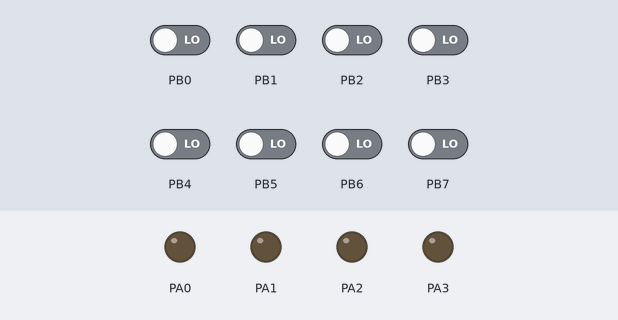
The program below on a simulated ATmega32, built with avr-gcc and emulated at 1 MHz. Parts: output pins drawn as LEDs (lit = HIGH). Dashed ring = blinking. The test bench sets the inputs (shaded band); at power-on: PB0–7 LOW.

Above: at 1.2 s.
1.3 s: PB3 driven HIGH
At 2.2 s:
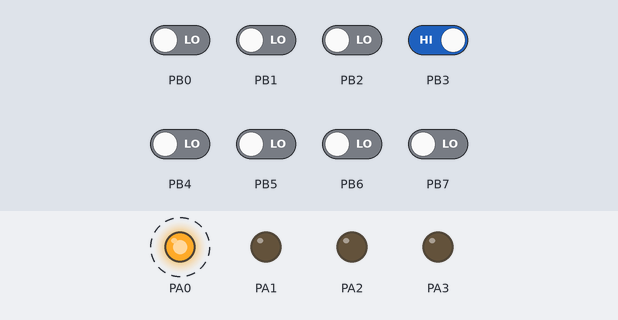
4.3 s: PB0 driven HIGH
At 5.5 s:
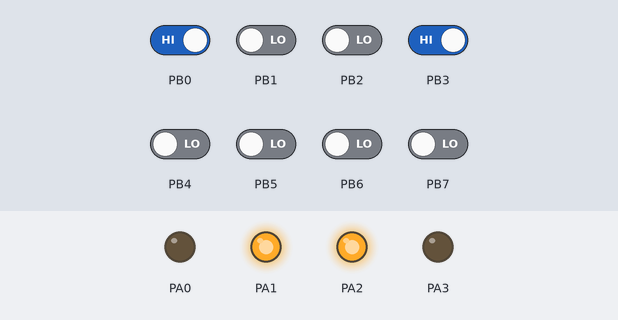
5.8 s: PB0 driven LOW
At 6.7 s:
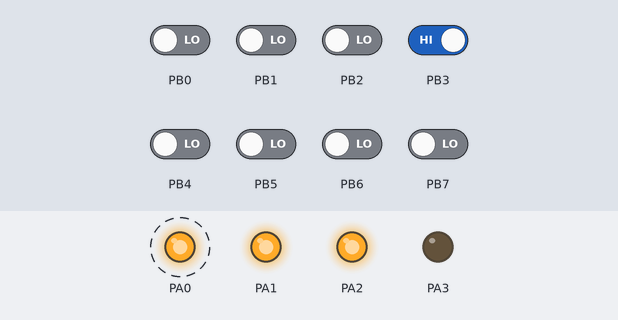
8.8 s: PB1 driven HIGH
At 9.2 s:
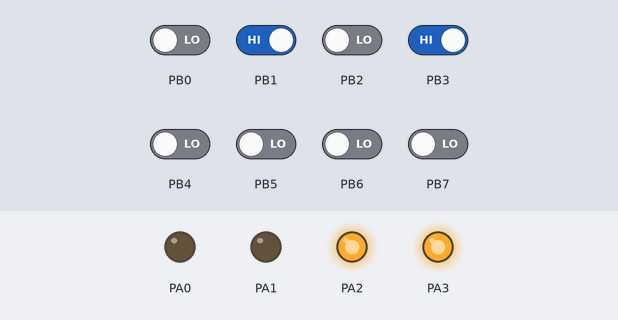
10.3 s: PB1 driven LOW
At 11.2 s:
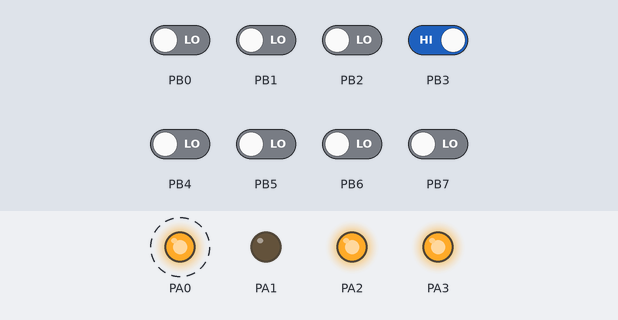
13.3 s: PB2 driven HIGH
At 13.8 s:
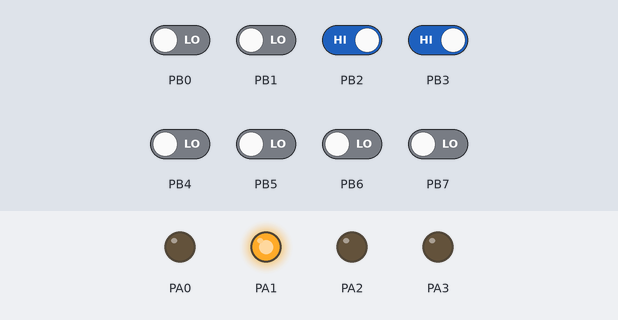
Timing chart, 0 to 15.8 s (numbered marks = the images above; inputs shaded):
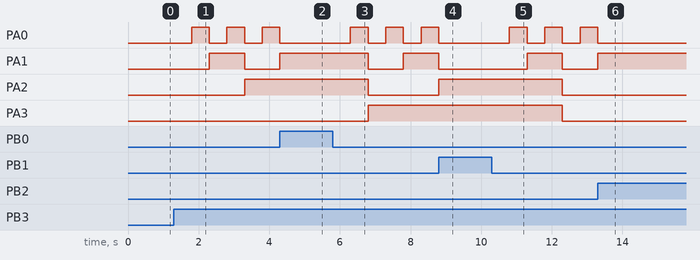

The program:

counter.c
```c
#include <avr/io.h>
#define F_CPU 1000000
#include <util/delay.h>


int main(void)
{
	unsigned char c = 0, up = 0, down = 0;
	DDRA = 0x0F;
	PORTA = 0xFF;
	//PORTC = 0x00;
	DDRB=0x00;
	PORTB = 0x00;


    /* Replace with your application code */
    while (1)
    {
		PORTA = c;
		//up = PINC;
		down = PINB;
		if(down==0b00001000){
			c++;
			if(c>15) c = 0;
			_delay_ms(500);
		}
		if(down==0b000010000){
			c--;
			if(c<0) c = 15;
			_delay_ms(500);
		}

    }
}
```

Measured:
- after the input at 1.3 s, PA0: alternates HIGH for 0.50 s and LOW for 0.50 s, starting after 0.50 s; PA1: LOW → HIGH after 1.0 s, → LOW 1.0 s later; PA2: LOW → HIGH after 2.0 s
- after the input at 4.3 s, PA0: goes on until 4.3 s, then stays LOW; PA1: goes on until 4.3 s, then stays HIGH; PA2: stays HIGH (without the input it goes to LOW after 1.0 s); PA3: stays LOW (without the input it goes to HIGH after 1.0 s)
- after the input at 5.8 s, PA0: alternates HIGH for 0.50 s and LOW for 0.50 s, starting after 0.50 s; PA1: HIGH → LOW after 1.0 s, → HIGH 1.0 s later; PA2: HIGH → LOW after 1.0 s; PA3: LOW → HIGH after 1.0 s
- after the input at 8.8 s, PA0, PA1: goes on until 8.8 s, then stays LOW
- after the input at 10.3 s, PA0: alternates HIGH for 0.50 s and LOW for 0.50 s, starting after 0.50 s; PA1: LOW → HIGH after 1.0 s, → LOW 1.0 s later; PA2, PA3: HIGH → LOW after 2.0 s
- after the input at 13.3 s, PA0: goes on until 13.3 s, then stays LOW; PA1: goes on until 13.3 s, then stays HIGH; PA2: stays LOW (without the input it goes to HIGH after 1.0 s)
